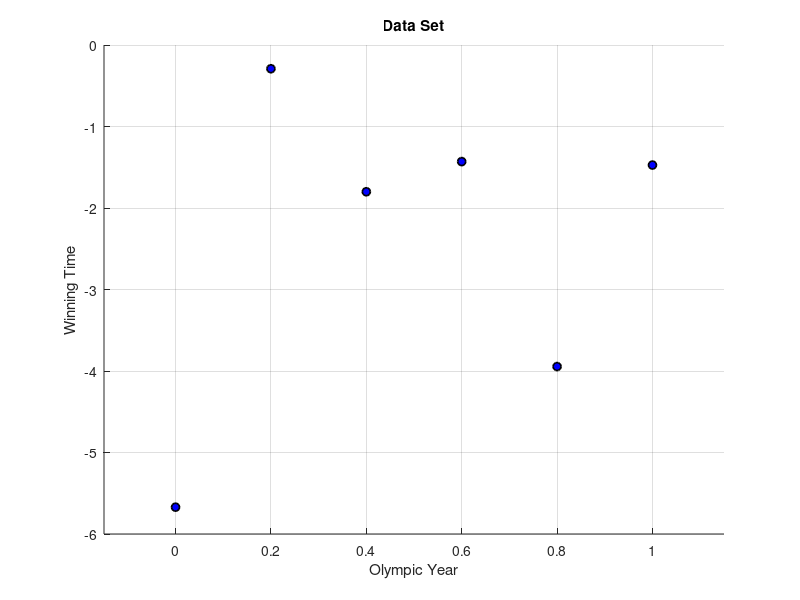
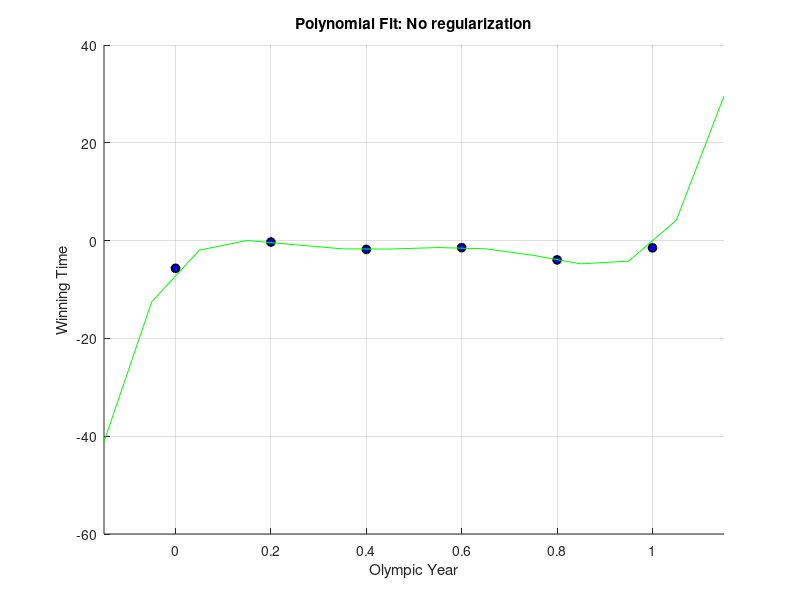
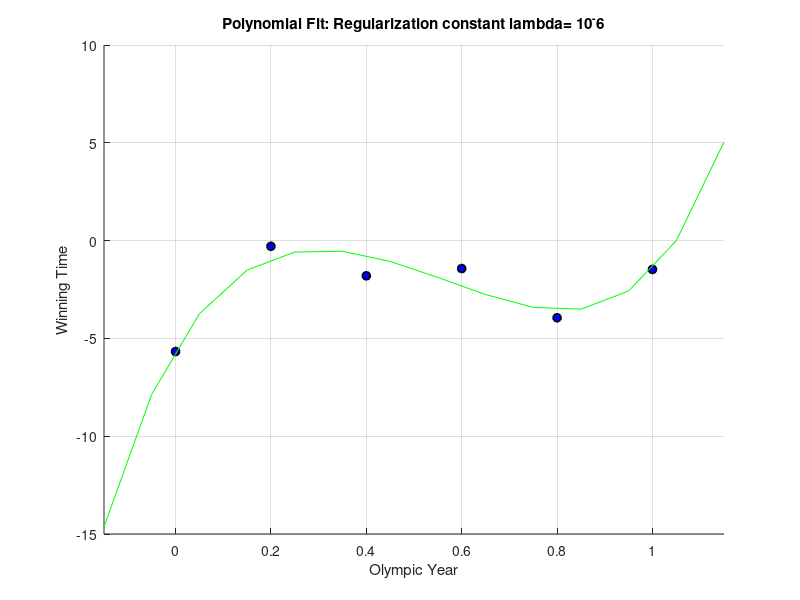
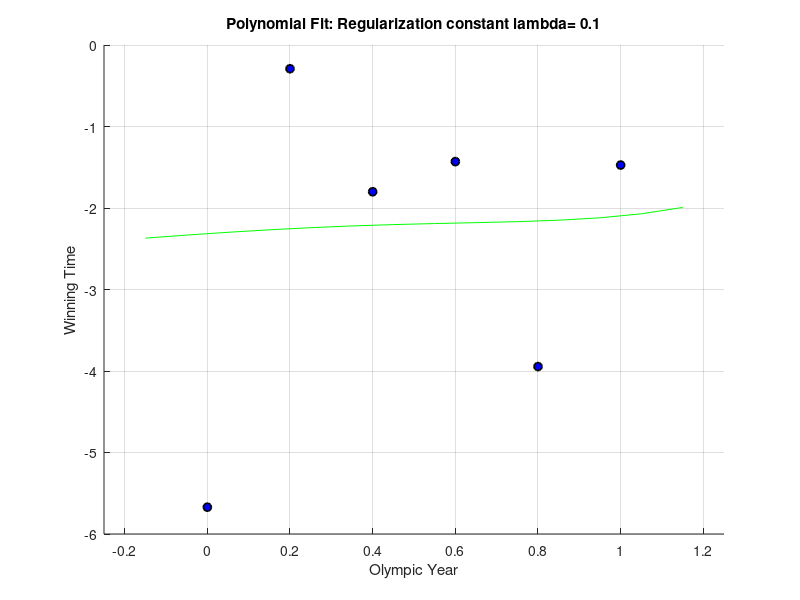

The MATLAB source for these figures, in order:
clc; clear all; close all;
x=[0:0.2:1]';
n=3*randn(6,1);
t=2*x-3+n;
xaxis=[-0.15: 0.1: 1.15]';
xvar=[];
X=[];
for i= 0:5
    xvar=[xvar xaxis.^i];
    X=[X x.^i];
end

%% Part 1: Data Set

figure(1);
hold off;
scatter(x,t,35,'o','MarkerEdgeColor','Black','MarkerFaceColor','Blue','LineWidth',1.25);
title('Data Set');
xlabel('Olympic Year');
ylabel('Winning Time');
xlim([-0.15 1.15]);
grid on;

%% Part 2: Fifth Order Polynomial fit: Lambda=0

    hold off
    w=inv(X' * X ) * X' * t;
    figure(2); hold off
    scatter(x,t,35,'o','MarkerEdgeColor','Black','MarkerFaceColor','Blue','LineWidth',1.25);
    hold on;
    plot(xaxis, xvar*w,'g','linewidth',0.5);
    xlim([-0.15 1.15]);
    grid on;
    title('Polynomial Fit: No regularization');
    xlabel('Olympic Year');
    ylabel('Winning Time');
    grid on;

%% Part 3: Fifth Order Polynomial fit: Lambda=10^-6

    hold off
    w=inv(X' * X + 6 * 1e-6 * eye(size(X,2))) * X' * t;
    figure(3); hold off
    scatter(x,t,35,'o','MarkerEdgeColor','Black','MarkerFaceColor','Blue','LineWidth',1.25);
    hold on;
    plot(xaxis, xvar*w,'g','linewidth',0.5);
    xlim([-0.15 1.15]);
    grid on;
    title('Polynomial Fit: Regularization constant lambda= 10^-6');
    xlabel('Olympic Year');
    ylabel('Winning Time');
    grid on;

%% Part 4: Fifth Order Polynomial fit: Lambda=0.01

    hold off
    w=inv(X' * X + 6 * 0.01 * eye(size(X,2))) * X' * t;
    figure(4); hold off
    scatter(x,t,35,'o','MarkerEdgeColor','Black','MarkerFaceColor','Blue','LineWidth',1.25);
    hold on;
    plot(xaxis, xvar*w,'g','linewidth',0.5);
    xlim([-0.15 1.15]);
    grid on;
    title('Polynomial Fit: Regularization constant lambda= 0.01');
    xlabel('Olympic Year');
    ylabel('Winning Time');
    grid on;

%% Part 5: Fifth Order Polynomial fit: Lambda=0.1

    hold off
    w=inv(X' * X + 6 * 0.1 * eye(size(X,2))) * X' * t;
    figure(4); hold off
    scatter(x,t,35,'o','MarkerEdgeColor','Black','MarkerFaceColor','Blue','LineWidth',1.25);
    hold on;
    plot(xaxis, xvar*w,'g','linewidth',0.5);
    xlim([-0.25 1.25]);
    grid on;
    title('Polynomial Fit: Regularization constant lambda= 0.1');
    xlabel('Olympic Year');
    ylabel('Winning Time');
    grid on;
    


